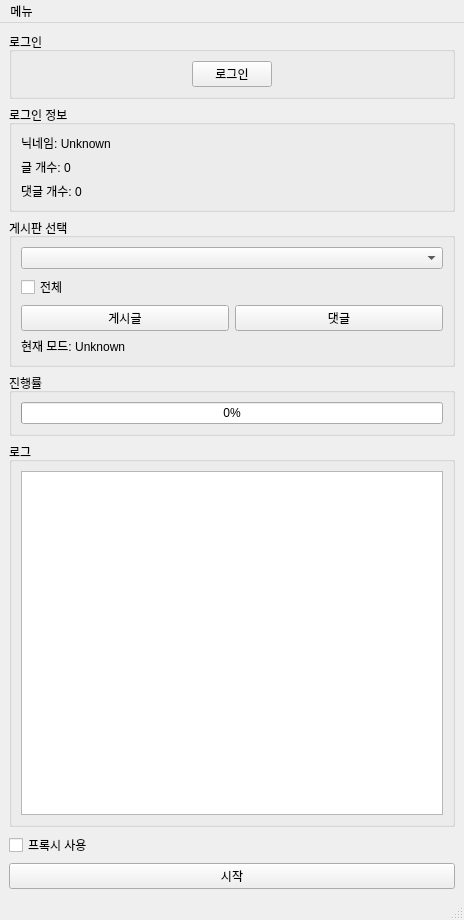
<?xml version="1.0" encoding="UTF-8"?>
<ui version="4.0">
 <class>MainWindow</class>
 <widget class="QMainWindow" name="MainWindow">
  <property name="geometry">
   <rect>
    <x>0</x>
    <y>0</y>
    <width>464</width>
    <height>920</height>
   </rect>
  </property>
  <property name="windowTitle">
   <string>퀘이사존 클리너</string>
  </property>
  <widget class="QWidget" name="centralwidget">
   <layout class="QVBoxLayout" name="verticalLayout">
    <item>
     <widget class="QGroupBox" name="group_box_login">
      <property name="sizePolicy">
       <sizepolicy hsizetype="Preferred" vsizetype="Preferred">
        <horstretch>0</horstretch>
        <verstretch>0</verstretch>
       </sizepolicy>
      </property>
      <property name="title">
       <string>로그인</string>
      </property>
      <layout class="QVBoxLayout" name="verticalLayout_3">
       <item>
        <layout class="QHBoxLayout" name="horizontalLayout">
         <property name="sizeConstraint">
          <enum>QLayout::SetDefaultConstraint</enum>
         </property>
         <property name="rightMargin">
          <number>0</number>
         </property>
<!--         <item>-->
<!--          <layout class="QVBoxLayout" name="verticalLayout_2">-->
<!--           <property name="sizeConstraint">-->
<!--            <enum>QLayout::SetDefaultConstraint</enum>-->
<!--           </property>-->
<!--           <property name="rightMargin">-->
<!--            <number>0</number>-->
<!--           </property>-->
<!--&lt;!&ndash;           <item>&ndash;&gt;-->
<!--&lt;!&ndash;            <widget class="QLineEdit" name="input_id"/>&ndash;&gt;-->
<!--&lt;!&ndash;           </item>&ndash;&gt;-->
<!--&lt;!&ndash;           <item>&ndash;&gt;-->
<!--&lt;!&ndash;            <widget class="QLineEdit" name="input_pw">&ndash;&gt;-->
<!--&lt;!&ndash;             <property name="inputMask">&ndash;&gt;-->
<!--&lt;!&ndash;              <string/>&ndash;&gt;-->
<!--&lt;!&ndash;             </property>&ndash;&gt;-->
<!--&lt;!&ndash;             <property name="echoMode">&ndash;&gt;-->
<!--&lt;!&ndash;              <enum>QLineEdit::Password</enum>&ndash;&gt;-->
<!--&lt;!&ndash;             </property>&ndash;&gt;-->
<!--&lt;!&ndash;            </widget>&ndash;&gt;-->
<!--&lt;!&ndash;           </item>&ndash;&gt;-->
<!--          </layout>-->
<!--         </item>-->
         <item>
          <widget class="QPushButton" name="btn_login">
           <property name="sizePolicy">
            <sizepolicy hsizetype="Fixed" vsizetype="Minimum">
             <horstretch>0</horstretch>
             <verstretch>0</verstretch>
            </sizepolicy>
           </property>
           <property name="text">
            <string>로그인</string>
           </property>
          </widget>
         </item>
        </layout>
       </item>
      </layout>
     </widget>
    </item>
    <item>
     <widget class="QGroupBox" name="group_box_login_info">
      <property name="title">
       <string>로그인 정보</string>
      </property>
      <layout class="QVBoxLayout" name="verticalLayout_7">
       <item>
        <widget class="QLabel" name="label_nickname">
         <property name="text">
          <string>닉네임: Unknown</string>
         </property>
        </widget>
       </item>
       <item>
        <widget class="QLabel" name="label_article_num">
         <property name="text">
          <string>글 개수: 0</string>
         </property>
        </widget>
       </item>
       <item>
        <widget class="QLabel" name="label_comment_num">
         <property name="text">
          <string>댓글 개수: 0</string>
         </property>
        </widget>
       </item>
      </layout>
     </widget>
    </item>
<!--    <item>-->
<!--     <widget class="QGroupBox" name="group_box_captcha">-->
<!--      <property name="title">-->
<!--       <string>캡차 자동 해제</string>-->
<!--      </property>-->
<!--      <layout class="QVBoxLayout" name="verticalLayout_8">-->
<!--       <item>-->
<!--        <layout class="QHBoxLayout" name="horizontalLayout_3">-->
<!--         <property name="topMargin">-->
<!--          <number>0</number>-->
<!--         </property>-->
<!--         <item>-->
<!--          <widget class="QLabel" name="label">-->
<!--           <property name="text">-->
<!--            <string>2Captcha API Key</string>-->
<!--           </property>-->
<!--           <property name="alignment">-->
<!--            <set>Qt::AlignCenter</set>-->
<!--           </property>-->
<!--          </widget>-->
<!--         </item>-->
<!--         <item>-->
<!--          <widget class="QLineEdit" name="input_captcha_key"/>-->
<!--         </item>-->
<!--         <item>-->
<!--          <widget class="QPushButton" name="btn_captcha_key">-->
<!--           <property name="text">-->
<!--            <string>확인</string>-->
<!--           </property>-->
<!--          </widget>-->
<!--         </item>-->
<!--        </layout>-->
<!--       </item>-->
<!--      </layout>-->
<!--     </widget>-->
<!--    </item>-->
    <item>
     <widget class="QGroupBox" name="group_box_gall">
      <property name="title">
       <string>게시판 선택</string>
      </property>
      <layout class="QVBoxLayout" name="verticalLayout_4">
       <item>
        <widget class="QComboBox" name="combo_box_gall"/>
       </item>
       <item>
        <widget class="QCheckBox" name="checkbox_gall_all">
         <property name="text">
          <string>전체</string>
         </property>
        </widget>
       </item>
       <item>
        <layout class="QHBoxLayout" name="horizontalLayout_2">
         <property name="topMargin">
          <number>0</number>
         </property>
         <item>
          <widget class="QPushButton" name="btn_get_posting">
           <property name="text">
            <string>게시글</string>
           </property>
          </widget>
         </item>
         <item>
          <widget class="QPushButton" name="btn_get_comment">
           <property name="text">
            <string>댓글</string>
           </property>
          </widget>
         </item>
        </layout>
       </item>
       <item>
        <widget class="QLabel" name="label_current_mode">
         <property name="text">
          <string>현재 모드: Unknown</string>
         </property>
        </widget>
       </item>
      </layout>
     </widget>
    </item>
    <item>
     <widget class="QGroupBox" name="group_box_progress">
      <property name="title">
       <string>진행률</string>
      </property>
      <layout class="QVBoxLayout" name="verticalLayout_5">
       <item>
        <widget class="QProgressBar" name="progress_bar">
         <property name="value">
          <number>0</number>
         </property>
        </widget>
       </item>
      </layout>
     </widget>
    </item>
    <item>
     <widget class="QGroupBox" name="group_box_log">
      <property name="title">
       <string>로그</string>
      </property>
      <layout class="QVBoxLayout" name="verticalLayout_6">
       <item>
        <widget class="QTextBrowser" name="box_log"/>
       </item>
      </layout>
     </widget>
    </item>
    <item>
     <widget class="QCheckBox" name="checkbox_proxy">
      <property name="text">
       <string>프록시 사용</string>
      </property>
     </widget>
    </item>
    <item>
     <widget class="QPushButton" name="btn_start">
      <property name="text">
       <string>시작</string>
      </property>
     </widget>
    </item>
   </layout>
  </widget>
  <widget class="QStatusBar" name="status_bar"/>
  <widget class="QMenuBar" name="menuBar">
   <property name="geometry">
    <rect>
     <x>0</x>
     <y>0</y>
     <width>464</width>
     <height>26</height>
    </rect>
   </property>
   <widget class="QMenu" name="menu">
    <property name="title">
     <string>메뉴</string>
    </property>
    <addaction name="action_add_proxy"/>
    <addaction name="action_get_proxy"/>
    <addaction name="separator"/>
    <addaction name="action_about"/>
   </widget>
   <addaction name="menu"/>
  </widget>
  <action name="action_add_proxy">
   <property name="text">
    <string>프록시 추가</string>
   </property>
  </action>
  <action name="action_get_proxy">
   <property name="text">
    <string>프록시 불러오기</string>
   </property>
  </action>
  <action name="action_about">
   <property name="text">
    <string>정보</string>
   </property>
  </action>
 </widget>
 <resources/>
 <connections/>
</ui>
